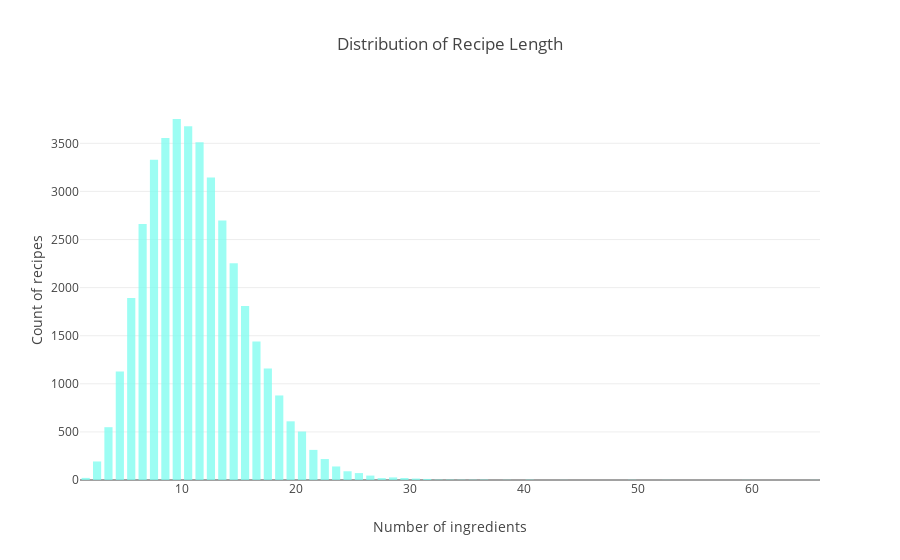

The notebook cell saved with this chart:
### Markdown cell above
Explore the distribution of recipe length

### Code cell
trace = go.Histogram(
    x= train_data['ingredients'].str.len(),
    xbins=dict(start=0,end=90,size=1),
   marker=dict(color='#7CFDF0'),
    opacity=0.75)
data = [trace]
layout = go.Layout(
    title='Distribution of Recipe Length',
    xaxis=dict(title='Number of ingredients'),
    yaxis=dict(title='Count of recipes'),
    bargap=0.1,
    bargroupgap=0.2)

fig = go.Figure(data=data, layout=layout)
iplot(fig)

### Figure 1 — Plotly figure (JSON) as saved in the notebook; plotly's stock layout.template omitted (floating-point values rounded to 4 significant figures; data arrays with more than 128 entries replaced by an {"elided": "..."} marker saying what was removed)
{"data": [{"marker": {"color": "#7CFDF0"}, "opacity": 0.75, "type": "histogram", "uid": "5fdec0b4-62af-4711-8fd1-9975ba15d4e1", "x": {"elided": "39774 int values"}, "xbins": {"end": 90, "size": 1, "start": 0}}], "layout": {"bargap": 0.1, "bargroupgap": 0.2, "title": {"text": "Distribution of Recipe Length"}, "xaxis": {"title": {"text": "Number of ingredients"}}, "yaxis": {"title": {"text": "Count of recipes"}}}}
